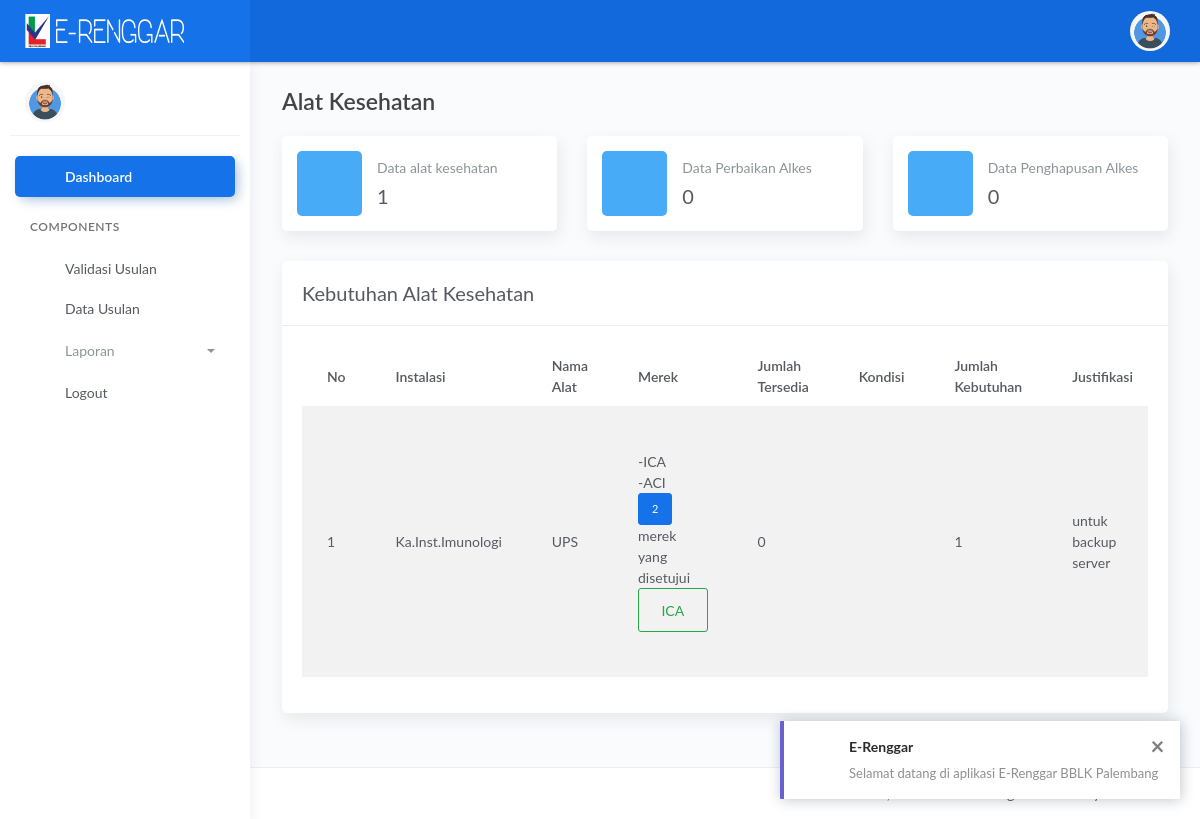
The app's page /kepala/data-alkes.php with its own data.
### tables this page shows
CREATE TABLE `usulan_barang` (
  `id_usulan_barang` int(11) NOT NULL,
  `id_user` int(11) NOT NULL,
  `id_usulan` int(11) NOT NULL,
  `id_barang` int(11) NOT NULL,
  `jumlah_tersedia` int(11) NOT NULL,
  `kondisi` varchar(255) NOT NULL,
  `jumlah_kebutuhan` int(11) NOT NULL,
  `justifikasi` text NOT NULL,
  `kategori` varchar(255) NOT NULL,
  `persetujuan` varchar(255) NOT NULL,
  `created_at` timestamp NOT NULL DEFAULT current_timestamp()
);

CREATE TABLE `users` (
  `id_user` int(11) NOT NULL,
  `nama` varchar(255) NOT NULL,
  `password` varchar(255) NOT NULL,
  `atasan` int(11) DEFAULT NULL,
  `nip` varchar(30) NOT NULL,
  `nama_instalasi` varchar(255) NOT NULL,
  `nama_kepala_instalasi` varchar(100) NOT NULL,
  `level` varchar(255) NOT NULL
);

CREATE TABLE `barang` (
  `id_barang` int(11) NOT NULL,
  `kode_katalog` varchar(25) NOT NULL,
  `nama_barang` varchar(255) NOT NULL,
  `nama_umum` varchar(255) NOT NULL,
  `satuan` varchar(255) NOT NULL,
  `kemasan` varchar(50) NOT NULL,
  `kategori` enum('Alat Kesehatan','Pengolah Data','Peralatan Kantor','ART','Reagen') NOT NULL
);

CREATE TABLE `merek_barang` (
  `id_merek_barang` int(11) NOT NULL,
  `id_usulan_barang` int(11) NOT NULL,
  `nama_merek` varchar(255) NOT NULL,
  `spesifikasi_merek` text NOT NULL,
  `harga_merek` int(11) NOT NULL,
  `status_merek` varchar(255) DEFAULT NULL,
  `created_at` timestamp NOT NULL DEFAULT current_timestamp()
);

### kepala/data-alkes.php (the view, shortened to what this page needs)
<?php include 'header.php';
$usulan_barang=mysqli_query($koneksi,"SELECT * FROM usulan_barang inner join barang on usulan_barang.id_barang=barang.id_barang inner join users on usulan_barang.id_user=users.id_user WHERE usulan_barang.kategori='Alkes'")or die(mysql_error());
?>
<div class="main-panel">
	<div class="content">
		<div class="page-inner">
			<div class="page-header">
				<h4 class="page-title">Alat Kesehatan</h4>
			</div>
			<div class="row">
				<div class="col-sm-4 col-md-4">
					<div class="card card-stats card-round">
						<div class="card-body">
							<div class="row align-items-center">
								<div class="col-icon">
									<div class="icon-big text-center icon-info bubble-shadow-small">
									</div>
								</div>
								<div class="col col-stats ml-3 ml-sm-0">
									<div class="numbers">
										<p class="card-category">Data alat kesehatan</p>
										<h4 class="card-title"><?= mysqli_num_rows($usulan_barang); ?></h4>
									</div>
								</div>
							</div>
						</div>
					</div>
				</div>
				<div class="col-sm-4 col-md-4">
					<div class="card card-stats card-round">
						<div class="card-body">
							<div class="row align-items-center">
								<div class="col-icon">
									<div class="icon-big text-center icon-info bubble-shadow-small">
									</div>
								</div>
								<div class="col col-stats ml-3 ml-sm-0">
									<div class="numbers">
										<p class="card-category">Data Perbaikan Alkes</p>
										<?php $perbaikan=mysqli_query($koneksi,"SELECT * FROM perbaikan_alkes")or die(mysql_error()); ?>
										<h4 class="card-title"><?= mysqli_num_rows($perbaikan); ?></h4>
									</div>
								</div>
							</div>
						</div>
					</div>
				</div>
				<div class="col-sm-4 col-md-4">
					<div class="card card-stats card-round">
						<div class="card-body">
							<div class="row align-items-center">
								<div class="col-icon">
									<div class="icon-big text-center icon-info bubble-shadow-small">
									</div>
								</div>
								<div class="col col-stats ml-3 ml-sm-0">
									<div class="numbers">
										<p class="card-category">Data Penghapusan Alkes</p>
											<?php $penghapusan=mysqli_query($koneksi,"SELECT * FROM penghapusan_alkes ")or die(mysql_error()); ?>
										<h4 class="card-title"><?= mysqli_num_rows($penghapusan); ?></h4>
									</div>
								</div>
							</div>
						</div>
					</div>
				</div>
			</div>
			<div class="row">
				<div class="col-12">
					<div class="card">
						<div class="card-header">
							<h4 class="card-title"> Kebutuhan Alat Kesehatan
									</h4>
								</div>
								<div class="card-body">
									<div class="table-responsive">
										<table id="multi-filter-select" class="display table table-striped table-hover" >
											<thead>
												<tr>
													<th>No</th>
													<th>Instalasi</th>
													<th>Nama Alat</th>
													<th>Merek</th>
													<th>Jumlah Tersedia</th>
													<th>Kondisi</th>
													<th>Jumlah Kebutuhan</th>
													<th>Justifikasi</th>
												</tr>
											</thead>
											<tbody>
												<?php
												$no=1;
												while($d=mysqli_fetch_array($usulan_barang)){
													?>
													<tr>
														<td><?=$no++;?></td>
														<td><?= $d["nama"] ?></td>
														<td><?= $d["nama_barang"] ?></td>
														<td><?php $merek = mysqli_query($koneksi,"SELECT * FROM merek_barang where id_usulan_barang='$d[id_usulan_barang]'");
															while ($xm=mysqli_fetch_array($merek)) {
																echo "-".$xm['nama_merek']."<br>";
															}
														 ?>
										<a href="tambah_merek.php?id_usulan_barang=<?=$d['id_usulan_barang']?>&id_usulan=<?=$id_usulan?>" class="btn btn-sm btn-primary"><span class="fas fa-plus"></span> <?= mysqli_num_rows($merek); ?></a> <br>
										<?php $mereks = mysqli_query($koneksi,"SELECT * FROM merek_barang where id_usulan_barang='$d[id_usulan_barang]' and status_merek='disetujui'");
															while ($xms=mysqli_fetch_array($mereks)) {
																if($xms['status_merek']=='disetujui'){ ?>
																	merek yang disetujui <button class="btn btn-outline-success"><?=$xms['nama_merek']?></button>
															<?php	} else { ?>
																	belum ada merek yang disetujui
															<?php }
															 }
														 ?>
														 </td>
														<td><?= $d["jumlah_tersedia"] ?></td>
														<td>
															<?php if ($d["kondisi"]=='Rusak Ringan') { ?>
																<?php $perbaikan_alkes = mysqli_query($koneksi,"SELECT * FROM perbaikan_alkes where id_usulan_barang='$d[id_usulan_barang]'");
															while ($pa=mysqli_fetch_array($perbaikan_alkes)) { ?>
																<a href="../image/<?=$pa['file']?>" class="btn btn-sm btn-info" target="_BLANK"><i class="fa fa-file"></i> lihat surat</a>
															<?php }  ?>
															<?=$d["kondisi"]?>
																	<a href="perbaikan-alkes.php?id_usulan_barang=<?=$d['id_usulan_barang'];?>&id_usulan=<?php echo $d['id_usulan']; ?>"><button type="button" class="btn btn-sm btn-primary" title="Buat Usulan Surat Perbaikan">
															<i class="fa fa-plus"></i> <?= mysqli_num_rows($perbaikan_alkes); ?>
														</button></a>
													<?php	} ?>  </td>
														<td><?= $d["jumlah_kebutuhan"] ?></td>
														<td><?= $d["justifikasi"] ?></td>
													</tr>
												<?php } ?>
											</tbody>
										</table>
									</div>
								</div>
							</div>
						</div>
					</div>
</div>
</div>
		<?php include 'footer.php';?>

### records on screen
usulan_barang: id_user.nama "Ka.Inst.Imunologi", id_barang.nama_barang "UPS", mysqli_num_rows($merek) "2", jumlah_tersedia "0", jumlah_kebutuhan "1", justifikasi "untuk backup server"
merek_barang: nama_merek "ICA"
merek_barang: nama_merek "ACI"

### other values on screen
mysqli_num_rows($usulan_barang) "1"
mysqli_num_rows($perbaikan) "0"
mysqli_num_rows($penghapusan) "0"
